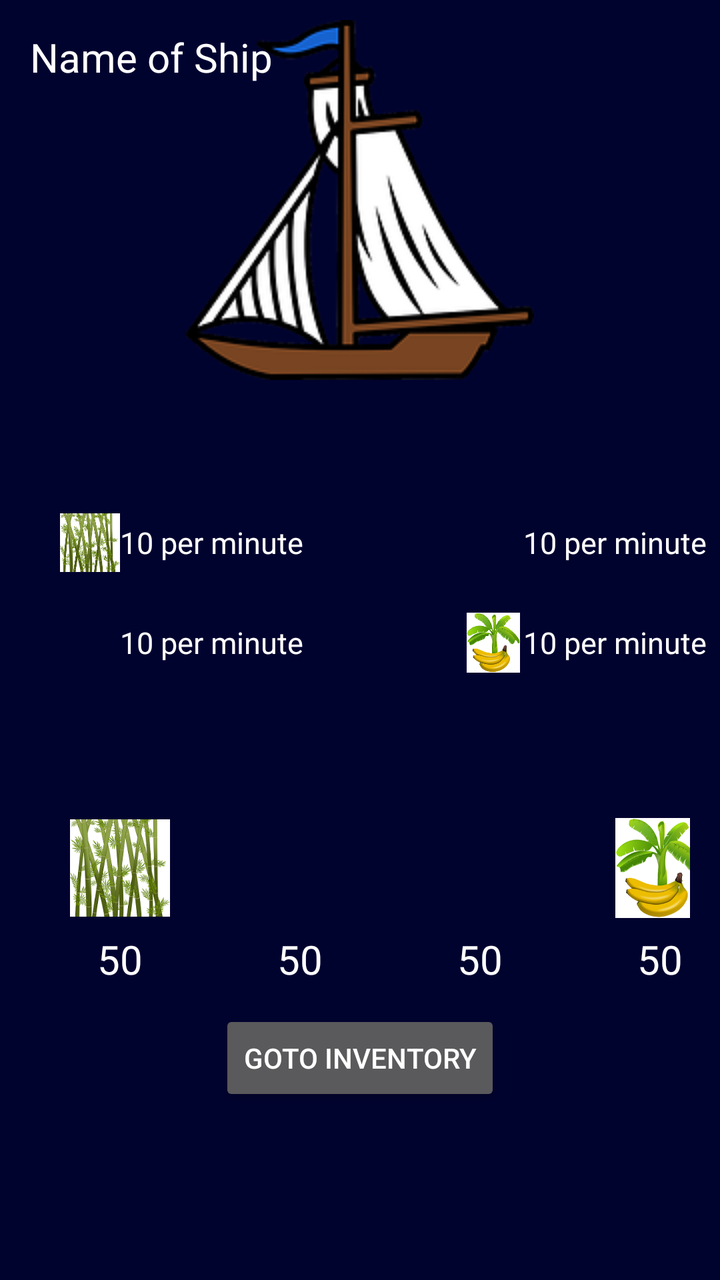
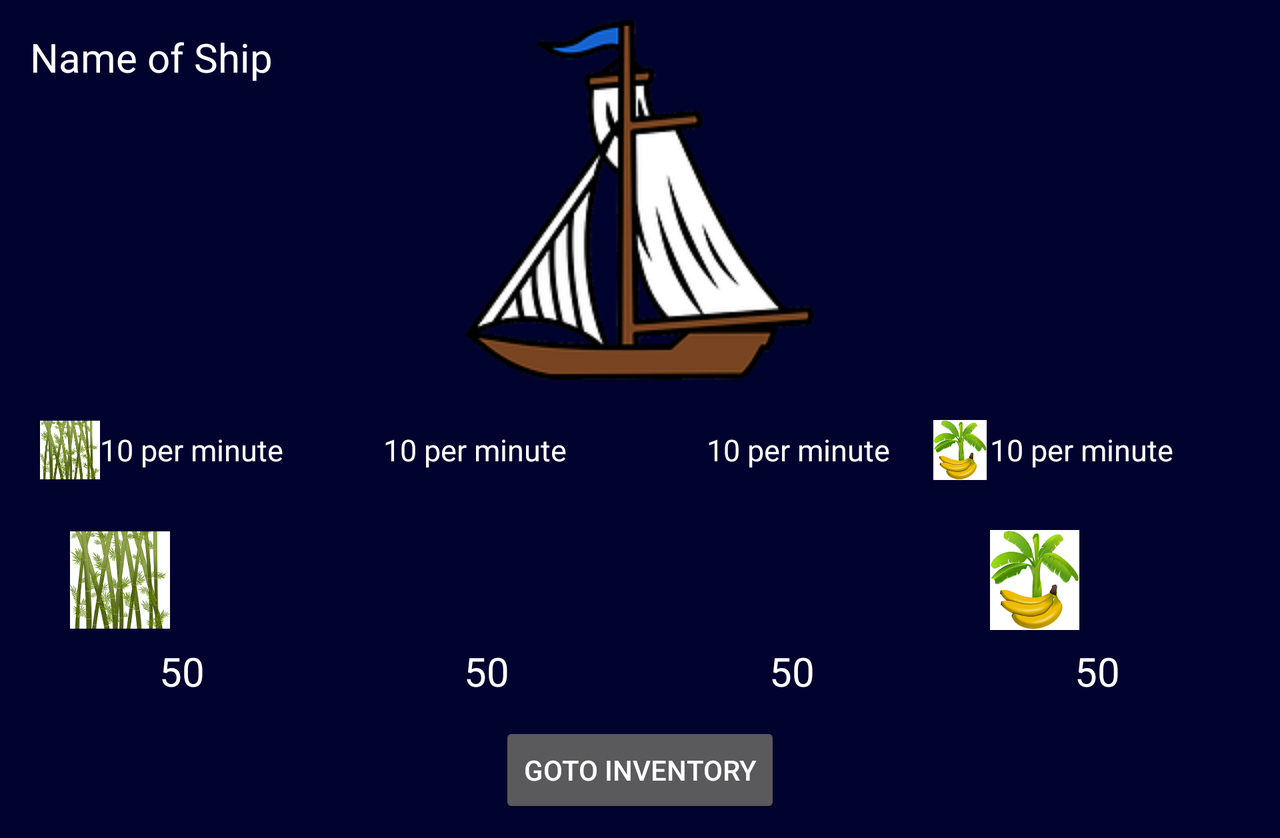

Two renders of one Android screen. The first uses the default layout on a phone; the second uses the alternative layout the repository ships for a different screen configuration, on a matching device. The two XML files are below.
<!-- AndroidManifest.xml: application theme FullscreenTheme -->
<!-- res/layout/fragment_ship2.xml -->
<LinearLayout xmlns:android="http://schemas.android.com/apk/res/android"
    xmlns:tools="http://schemas.android.com/tools"
    android:layout_width="match_parent"
    android:layout_height="match_parent"
    android:background="#01032f"
    android:orientation="vertical"
    tools:context=".Fragments.Ship2">

    <LinearLayout
        android:layout_width="match_parent"
        android:layout_height="match_parent"
        android:layout_margin="10dp"
        android:layout_weight="2">

        <RelativeLayout
            android:layout_width="match_parent"
            android:layout_height="wrap_content"
            android:background="#01032f">

            <ImageView
                android:layout_width="match_parent"
                android:layout_height="wrap_content"
                android:src="@drawable/ship2" />

            <TextView
                android:layout_width="wrap_content"
                android:layout_height="wrap_content"
                android:layout_alignParentLeft="true"
                android:layout_alignParentTop="true"
                android:layout_margin="5dp"
                android:gravity="center"
                android:text="Name of Ship"
                android:textColor="#ffffff"
                android:textSize="20dp" />

        </RelativeLayout>


    </LinearLayout>

    <LinearLayout
        android:layout_width="match_parent"
        android:layout_height="match_parent"
        android:layout_weight="2.5">

        <TableLayout
            android:layout_width="match_parent"
            android:layout_height="wrap_content">

            <TableRow>

                <LinearLayout
                    android:layout_width="match_parent"
                    android:layout_height="match_parent"
                    android:layout_margin="10dp"
                    android:orientation="horizontal">

                    <LinearLayout
                        android:layout_width="match_parent"
                        android:layout_height="match_parent"
                        android:layout_marginLeft="20dp"
                        android:layout_marginRight="40dp"
                        android:layout_weight="1"
                        android:orientation="horizontal">

                        <ImageView
                            android:layout_width="30dp"
                            android:layout_height="30dp"
                            android:layout_gravity="center"
                            android:src="@drawable/bamboo" />

                        <TextView
                            android:layout_width="wrap_content"
                            android:layout_height="wrap_content"
                            android:layout_gravity="center"
                            android:gravity="center"
                            android:text="10 per minute"
                            android:textColor="#ffffff"
                            android:textSize="15dp" />

                    </LinearLayout>

                    <LinearLayout
                        android:layout_width="match_parent"
                        android:layout_height="match_parent"
                        android:layout_marginLeft="40dp"
                        android:layout_marginRight="20dp"
                        android:layout_weight="1"
                        android:orientation="horizontal">

                        <ImageView
                            android:layout_width="30dp"
                            android:layout_height="30dp"
                            android:layout_gravity="center"
                            android:src="@drawable/coconut" />

                        <TextView
                            android:layout_width="wrap_content"
                            android:layout_height="wrap_content"
                            android:layout_gravity="center"
                            android:gravity="center"
                            android:text="10 per minute"
                            android:textColor="#ffffff"
                            android:textSize="15dp" />

                    </LinearLayout>

                </LinearLayout>
            </TableRow>

            <TableRow>

                <LinearLayout
                    android:layout_width="match_parent"
                    android:layout_height="match_parent"
                    android:layout_margin="10dp"
                    android:orientation="horizontal">

                    <LinearLayout
                        android:layout_width="match_parent"
                        android:layout_height="match_parent"
                        android:layout_marginLeft="20dp"
                        android:layout_marginRight="40dp"
                        android:layout_weight="1"
                        android:orientation="horizontal">

                        <ImageView
                            android:layout_width="30dp"
                            android:layout_height="30dp"
                            android:layout_gravity="center"
                            android:src="@drawable/timber" />

                        <TextView
                            android:layout_width="wrap_content"
                            android:layout_height="wrap_content"
                            android:layout_gravity="center"
                            android:gravity="center"
                            android:text="10 per minute"
                            android:textColor="#ffffff"
                            android:textSize="15dp" />

                    </LinearLayout>

                    <LinearLayout
                        android:layout_width="match_parent"
                        android:layout_height="match_parent"
                        android:layout_marginLeft="40dp"
                        android:layout_marginRight="20dp"
                        android:layout_weight="1"
                        android:orientation="horizontal">

                        <ImageView
                            android:layout_width="30dp"
                            android:layout_height="30dp"
                            android:layout_gravity="center"
                            android:src="@drawable/banana" />

                        <TextView
                            android:layout_width="wrap_content"
                            android:layout_height="wrap_content"
                            android:layout_gravity="center"
                            android:gravity="center"
                            android:text="10 per minute"
                            android:textColor="#ffffff"
                            android:textSize="15dp" />

                    </LinearLayout>

                </LinearLayout>
            </TableRow>
        </TableLayout>

    </LinearLayout>

    <LinearLayout
        android:layout_width="match_parent"
        android:layout_height="match_parent"
        android:layout_margin="10dp"
        android:layout_weight="2"
        android:background="#01032f"
        android:orientation="vertical">

        


        <TableLayout
            android:layout_width="match_parent"
            android:layout_height="wrap_content"
            android:layout_margin="5dp">

            <TableRow>

                <LinearLayout
                    android:layout_width="match_parent"
                    android:layout_height="wrap_content"
                    android:layout_marginLeft="20dp"
                    android:layout_marginRight="20dp"
                    android:orientation="vertical">

                    <ImageView
                        android:layout_width="50dp"
                        android:layout_height="50dp"
                        android:src="@drawable/bamboo" />

                    <TextView
                        android:layout_width="wrap_content"
                        android:layout_height="wrap_content"
                        android:layout_gravity="center"
                        android:layout_margin="7dp"
                        android:gravity="center"
                        android:text="50"
                        android:textColor="#ffffff"
                        android:textSize="20dp" />
                </LinearLayout>

                <LinearLayout
                    android:layout_width="match_parent"
                    android:layout_height="wrap_content"
                    android:layout_marginLeft="20dp"
                    android:layout_marginRight="20dp"
                    android:orientation="vertical">

                    <ImageView
                        android:layout_width="50dp"
                        android:layout_height="50dp"
                        android:src="@drawable/coconut" />

                    <TextView
                        android:layout_width="wrap_content"
                        android:layout_height="wrap_content"
                        android:layout_gravity="center"
                        android:layout_margin="7dp"
                        android:gravity="center"
                        android:text="50"
                        android:textColor="#ffffff"
                        android:textSize="20dp" />
                </LinearLayout>

                <LinearLayout
                    android:layout_width="match_parent"
                    android:layout_height="wrap_content"
                    android:layout_marginLeft="20dp"
                    android:layout_marginRight="20dp"
                    android:orientation="vertical">

                    <ImageView
                        android:layout_width="50dp"
                        android:layout_height="50dp"
                        android:src="@drawable/timber" />

                    <TextView
                        android:layout_width="wrap_content"
                        android:layout_height="wrap_content"
                        android:layout_gravity="center"
                        android:layout_margin="7dp"
                        android:gravity="center"
                        android:text="50"
                        android:textColor="#ffffff"
                        android:textSize="20dp" />
                </LinearLayout>

                <LinearLayout
                    android:layout_width="match_parent"
                    android:layout_height="wrap_content"
                    android:layout_marginLeft="20dp"
                    android:layout_marginRight="20dp"
                    android:orientation="vertical">

                    <ImageView
                        android:layout_width="50dp"
                        android:layout_height="50dp"
                        android:src="@drawable/banana" />

                    <TextView
                        android:layout_width="wrap_content"
                        android:layout_height="wrap_content"
                        android:layout_gravity="center"
                        android:layout_margin="7dp"
                        android:gravity="center"
                        android:text="50"
                        android:textColor="#ffffff"
                        android:textSize="20dp" />
                </LinearLayout>


            </TableRow>
        </TableLayout>

        <Button
            android:layout_width="wrap_content"
            android:layout_height="wrap_content"
            android:layout_gravity="center"
            android:gravity="center"
            android:text="Goto Inventory" />

    </LinearLayout>


</LinearLayout>
<!-- resources referenced by this layout -->
<resources>
  <!-- drawable bamboo: png bitmap (drawable, 61344 bytes) -->
  <!-- drawable banana: png bitmap (drawable, 56011 bytes) -->
  <!-- drawable ship2: png bitmap (drawable, 22830 bytes) -->
  <!-- from res/values-v21/ -->
  <style name="FullscreenTheme" parent="AppTheme">
  
          <item name="android:windowActionBarOverlay">true</item>
          <item name="android:windowBackground">@null</item>
          <item name="metaButtonBarStyle">?android:attr/buttonBarStyle</item>
          <item name="metaButtonBarButtonStyle">?android:attr/buttonBarButtonStyle</item>
          <item name="android:windowFullscreen">true</item>
      </style>
  <!-- from res/values-v21/ -->
  <style name="AppTheme" parent="Theme.AppCompat.NoActionBar">
          
          <item name="colorPrimary">@color/colorPrimary</item>
          <item name="colorPrimaryDark">@color/colorPrimaryDark</item>
          <item name="colorAccent">@color/colorAccent</item>
      </style>
  <color name="colorPrimary">#FF00011E</color>
  <color name="colorPrimaryDark">#FF00011E</color>
  <color name="colorAccent">#FF4081</color>
</resources>
<!-- res/layout-land/fragment_ship2.xml (the repository's variant of the layout above) -->
<!-- drawn on the phone turned sideways -->
<ScrollView
    xmlns:android="http://schemas.android.com/apk/res/android"
    xmlns:tools="http://schemas.android.com/tools"
    android:layout_width="match_parent"
    android:layout_height="match_parent"
    tools:context=".Fragments.Ship2">
<LinearLayout
    android:layout_width="match_parent"
    android:layout_height="match_parent"
    android:background="#01032f"
    android:orientation="vertical">




    <LinearLayout
        android:layout_width="match_parent"
        android:layout_height="match_parent"
        android:layout_margin="10dp"
        android:layout_weight="2">

        <RelativeLayout
            android:layout_width="match_parent"
            android:layout_height="wrap_content"
            android:background="#01032f">

            <ImageView
                android:layout_width="match_parent"
                android:layout_height="wrap_content"
                android:src="@drawable/ship2" />

            <TextView
                android:layout_width="wrap_content"
                android:layout_height="wrap_content"
                android:layout_alignParentLeft="true"
                android:layout_alignParentTop="true"
                android:layout_margin="5dp"
                android:gravity="center"
                android:text="Name of Ship"
                android:textColor="#ffffff"
                android:textSize="20dp" />

        </RelativeLayout>


    </LinearLayout>

    <LinearLayout
        android:layout_width="match_parent"
        android:layout_height="match_parent"
        android:layout_weight="2.5">

        <TableLayout
            android:layout_width="match_parent"
            android:layout_height="wrap_content">

            <TableRow>

                <LinearLayout
                    android:layout_width="match_parent"
                    android:layout_height="match_parent"
                    android:layout_margin="10dp"
                    android:orientation="horizontal">

                    <LinearLayout
                        android:layout_width="match_parent"
                        android:layout_height="match_parent"
                        android:layout_marginLeft="10dp"
                        android:layout_marginRight="10dp"
                        android:layout_weight="1"
                        android:orientation="horizontal">

                        <ImageView
                            android:layout_width="30dp"
                            android:layout_height="30dp"
                            android:layout_gravity="center"
                            android:src="@drawable/bamboo"
                            android:id="@+id/bamboo"/>

                        <TextView
                            android:layout_width="wrap_content"
                            android:layout_height="wrap_content"
                            android:layout_gravity="center"
                            android:gravity="center"
                            android:text="10 per minute"
                            android:textColor="#ffffff"
                            android:textSize="15dp" />

                    </LinearLayout>

                    <LinearLayout
                        android:layout_width="match_parent"
                        android:layout_height="match_parent"
                        android:layout_marginLeft="10dp"
                        android:layout_marginRight="10dp"
                        android:layout_weight="1"
                        android:orientation="horizontal">

                        <ImageView
                            android:layout_width="30dp"
                            android:layout_height="30dp"
                            android:layout_gravity="center"
                            android:src="@drawable/coconut"
                            android:id="@+id/coconut"/>

                        <TextView
                            android:layout_width="wrap_content"
                            android:layout_height="wrap_content"
                            android:layout_gravity="center"
                            android:gravity="center"
                            android:text="10 per minute"
                            android:textColor="#ffffff"
                            android:textSize="15dp" />

                    </LinearLayout>

                </LinearLayout>
                

                <LinearLayout
                    android:layout_width="match_parent"
                    android:layout_height="match_parent"
                    android:layout_margin="10dp"
                    android:orientation="horizontal">

                    <LinearLayout
                        android:layout_width="match_parent"
                        android:layout_height="match_parent"
                        android:layout_marginLeft="10dp"
                        android:layout_marginRight="10dp"
                        android:layout_weight="1"
                        android:orientation="horizontal">

                        <ImageView
                            android:layout_width="30dp"
                            android:layout_height="30dp"
                            android:layout_gravity="center"
                            android:src="@drawable/timber"
                            android:id="@+id/timber"/>

                        <TextView
                            android:layout_width="wrap_content"
                            android:layout_height="wrap_content"
                            android:layout_gravity="center"
                            android:gravity="center"
                            android:text="10 per minute"
                            android:textColor="#ffffff"
                            android:textSize="15dp" />

                    </LinearLayout>

                    <LinearLayout
                        android:layout_width="match_parent"
                        android:layout_height="match_parent"
                        android:layout_marginLeft="10dp"
                        android:layout_marginRight="10dp"
                        android:layout_weight="1"
                        android:orientation="horizontal">

                        <ImageView
                            android:layout_width="30dp"
                            android:layout_height="30dp"
                            android:layout_gravity="center"
                            android:src="@drawable/banana"
                            android:id="@+id/banana"/>

                        <TextView
                            android:layout_width="wrap_content"
                            android:layout_height="wrap_content"
                            android:layout_gravity="center"
                            android:gravity="center"
                            android:text="10 per minute"
                            android:textColor="#ffffff"
                            android:textSize="15dp" />

                    </LinearLayout>

                </LinearLayout>
            </TableRow>
        </TableLayout>

    </LinearLayout>

    <LinearLayout
        android:layout_width="match_parent"
        android:layout_height="match_parent"
        android:layout_margin="10dp"
        android:layout_weight="2"
        android:background="#01032f"
        android:orientation="vertical">

        


        <TableLayout
            android:layout_width="match_parent"
            android:layout_height="wrap_content"
            android:layout_margin="5dp"
            android:layout_gravity="center"
            android:gravity="center">

            <TableRow>

                <LinearLayout
                    android:layout_width="match_parent"
                    android:layout_height="wrap_content"
                    android:layout_marginLeft="20dp"
                    android:layout_marginRight="20dp"
                    android:orientation="vertical"
                    android:layout_weight="1">

                    <ImageView
                        android:layout_width="50dp"
                        android:layout_height="50dp"
                        android:src="@drawable/bamboo" />

                    <TextView
                        android:layout_width="wrap_content"
                        android:layout_height="wrap_content"
                        android:layout_gravity="center"
                        android:layout_margin="7dp"
                        android:gravity="center"
                        android:text="50"
                        android:textColor="#ffffff"
                        android:textSize="20dp" />
                </LinearLayout>

                <LinearLayout
                    android:layout_width="match_parent"
                    android:layout_height="wrap_content"
                    android:layout_marginLeft="20dp"
                    android:layout_marginRight="20dp"
                    android:orientation="vertical"
                    android:layout_weight="1">

                    <ImageView
                        android:layout_width="50dp"
                        android:layout_height="50dp"
                        android:src="@drawable/coconut" />

                    <TextView
                        android:layout_width="wrap_content"
                        android:layout_height="wrap_content"
                        android:layout_gravity="center"
                        android:layout_margin="7dp"
                        android:gravity="center"
                        android:text="50"
                        android:textColor="#ffffff"
                        android:textSize="20dp" />
                </LinearLayout>

                <LinearLayout
                    android:layout_width="match_parent"
                    android:layout_height="wrap_content"
                    android:layout_marginLeft="20dp"
                    android:layout_marginRight="20dp"
                    android:orientation="vertical"
                    android:layout_weight="1">

                    <ImageView
                        android:layout_width="50dp"
                        android:layout_height="50dp"
                        android:src="@drawable/timber" />

                    <TextView
                        android:layout_width="wrap_content"
                        android:layout_height="wrap_content"
                        android:layout_gravity="center"
                        android:layout_margin="7dp"
                        android:gravity="center"
                        android:text="50"
                        android:textColor="#ffffff"
                        android:textSize="20dp" />
                </LinearLayout>

                <LinearLayout
                    android:layout_width="match_parent"
                    android:layout_height="wrap_content"
                    android:layout_marginLeft="20dp"
                    android:layout_marginRight="20dp"
                    android:orientation="vertical"
                    android:layout_weight="1">

                    <ImageView
                        android:layout_width="50dp"
                        android:layout_height="50dp"
                        android:src="@drawable/banana" />

                    <TextView
                        android:layout_width="wrap_content"
                        android:layout_height="wrap_content"
                        android:layout_gravity="center"
                        android:layout_margin="7dp"
                        android:gravity="center"
                        android:text="50"
                        android:textColor="#ffffff"
                        android:textSize="20dp" />
                </LinearLayout>


            </TableRow>
        </TableLayout>

        <Button
            android:layout_width="wrap_content"
            android:layout_height="wrap_content"
            android:layout_gravity="center"
            android:gravity="center"
            android:text="Goto Inventory"
            android:id="@+id/goto_inventory"/>

    </LinearLayout>


</LinearLayout>
</ScrollView>
